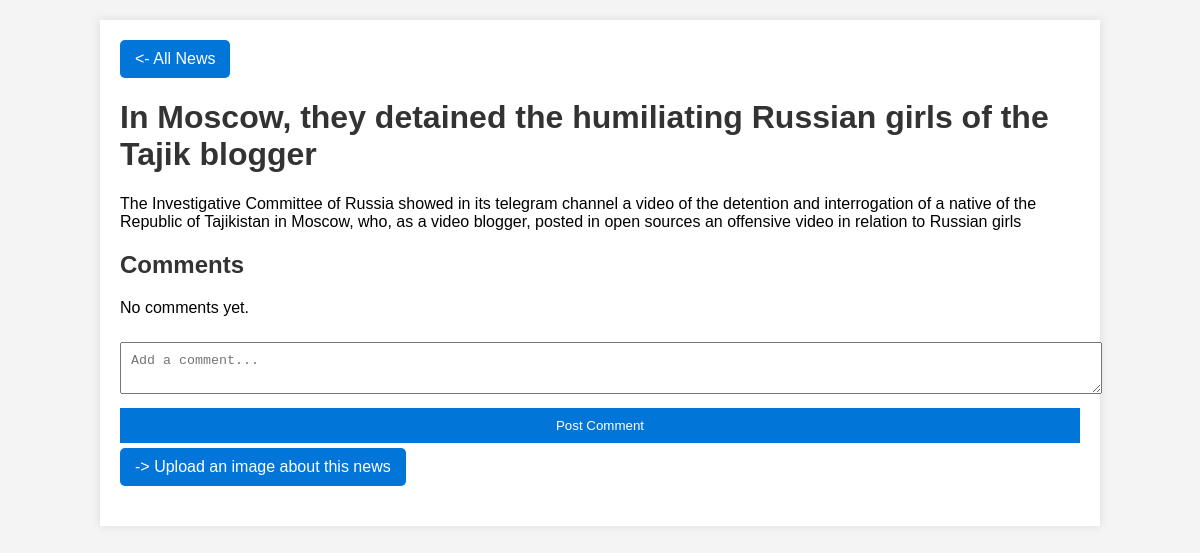
The app's page /news/206/ (signed in) with its own data.
### russianNews/models.py (models this page shows)
class NewsItem(models.Model):
    title_en = models.CharField(max_length=200)
    title_ru = models.CharField(max_length=200)
    link = models.URLField()
    description_en = models.TextField()
    description_ru = models.TextField()
    category_en = models.CharField(max_length=100)
    category_ru = models.CharField(max_length=100)
    pub_date = models.DateTimeField()

### russianNews/views.py (the view)
# urls.py: path('news/<int:pk>/', views.news_detail, name='news_detail'),
@login_required
def news_detail(request, pk):
    news_item = get_object_or_404(NewsItem, pk=pk)
    if request.method == 'POST':
        logger.info('Made a comment', extra={
            'user': request.user,
            'ip_address': request.META.get('REMOTE_ADDR'),
            'user_agent': request.META.get('HTTP_USER_AGENT', ''),
            'absolute_uri': request.build_absolute_uri(),
            'http_method': request.method,
            'attackType': 'OTH'
        })
        form = CommentForm(request.POST)
        if form.is_valid():
            comment = form.save(commit=False)
            comment.news_item = news_item
            comment.author = request.user
            comment.save()
            return redirect('news_detail', pk=news_item.pk)
    else:
        form = CommentForm()
    return render(request, 'news_detail.html', {'news_item': news_item, 'form': form})

### russianNews/forms.py
class CommentForm(forms.ModelForm):
    class Meta:
        model = Comment
        fields = ('content',)

### russianNews/templates/news_detail.html (shortened to what this page needs)
{% load i18n %}
<!DOCTYPE html>
<html lang="en">
<head>
</head>
<body>
<div class="container">
    <div style="margin-bottom: 20px;">
        <a href="{% url 'news_list' %}" style="background-color: #0275d8; color: white; padding: 10px 15px; text-decoration: none; border-radius: 5px; display: inline-block;">
            <- {% trans 'All News' %}
        </a>
    </div>
    <h1>
        {% if request.LANGUAGE_CODE == "en" %}
            {{ news_item.title_en }}
        {% else %}
            {{ news_item.title_ru }}
        {% endif %}
    </h1>
    <div class="news-content">
        <p>
            {% if request.LANGUAGE_CODE == "en" %}
                {{ news_item.description_en }}
            {% else %}
                {{ news_item.description_ru }}
            {% endif %}
        </p>
    </div>
    <div class="comments-section">
        <h2>{% trans 'Comments' %}</h2>
        {% for comment in news_item.comments.all %}
            <div class="comment">
                <span class="comment-author">{{ comment.author.username }}</span>
                <span class="comment-date">{{ comment.created_at|date:"d.m.Y H:i" }}</span>
                <p class="comment-content">{{ comment.content }}</p>
                {% if request.user == comment.author or request.user.is_staff %}
                    <form action="{% url 'delete_comment' comment.id %}" method="post" style="display:inline;">
                        {% csrf_token %}
                        <button type="submit" class="delete-button">{% trans 'Delete' %}</button>
                    </form>
                {% endif %}
            </div>
        {% empty %}
            <p>{% trans 'No comments yet.' %}</p>
        {% endfor %}
    </div>
    <form method="post">
        <textarea name="content" placeholder="{% trans 'Add a comment...' %}"></textarea>
        <button type="submit">{% trans 'Post Comment' %}</button>
    </form>
    <div style="margin-bottom: 20px;">
        <a href="{% url 'get_image' %}"
           style="background-color: #0275d8; color: white; padding: 10px 15px; text-decoration: none; border-radius: 5px; display: inline-block;">
            -> {% trans 'Upload an image about this news' %}
        </a>
    </div>
</div>
</body>
</html>

### russianNews/templates/news_detail.html (style rules this page uses)
body { font-family: Arial, sans-serif; background-color: #f4f4f4; margin: 0; padding: 0; }
.container { width: 80%; margin: 20px auto; background-color: white; padding: 20px; box-shadow: 0 0 10px rgba(0, 0, 0, 0.1); }
h1, h2 { color: #333; }
.news-content, .comments-section { margin-top: 20px; }
form { margin-top: 20px; }
input, textarea, button { width: 100%; margin: 5px 0; padding: 10px; }
button { background-color: #0275d8; color: white; border: none; cursor: pointer; }

### records on screen
NewsItem: title_en "In Moscow, they detained the humiliating Russian girls of the Tajik blogger", description_en "The Investigative Committee of Russia showed in its telegram channel a video of the detention and interrogation of a native of the Republic of Tajikistan in Moscow, who, as a video blogger, posted in open sources an offensive video in relation to Russian girls"
